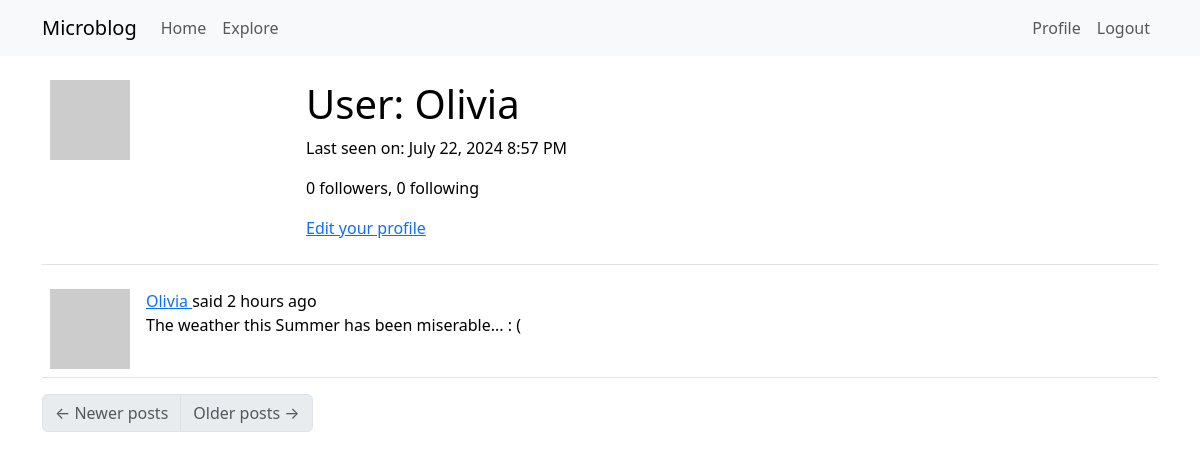
/user/Olivia (signed in), run on an earlier commit of the app's database.
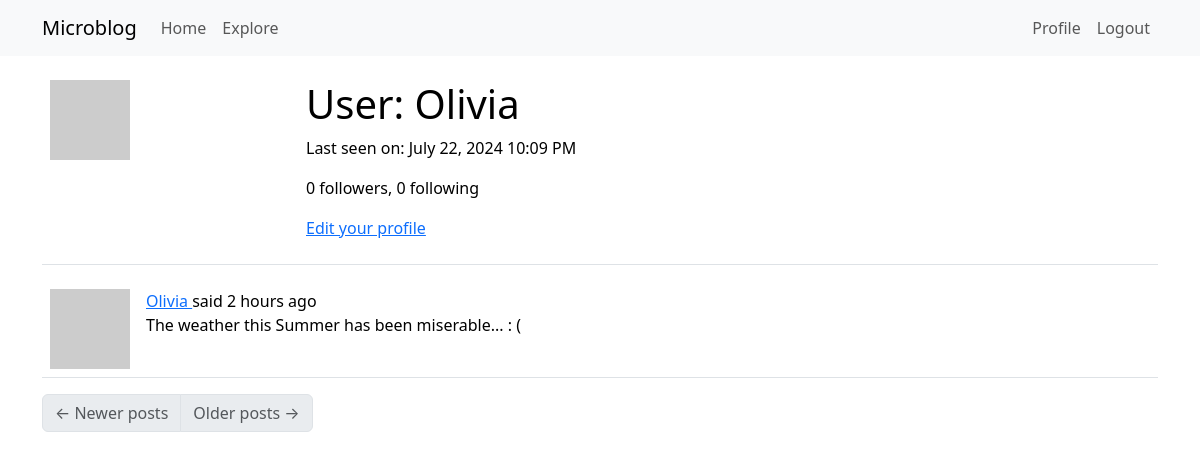
And on a later commit of the database.
### app/models.py (models this page shows, shortened)
class User(UserMixin, db.Model):
    id: so.Mapped[int] = so.mapped_column(primary_key=True)
    username: so.Mapped[str] = so.mapped_column(sa.String(64), index=True, unique=True)
    email: so.Mapped[str] = so.mapped_column(sa.String(120), index=True, unique=True)
    password_hash: so.Mapped[Optional[str]] = so.mapped_column(sa.String(256)) # 'Optional' allows for empty or nullable
    about_me: so.Mapped[Optional[str]] = so.mapped_column(sa.String(140))
    last_seen: so.Mapped[Optional[datetime]] = so.mapped_column(default=lambda: datetime.now(timezone.utc))
    following: so.WriteOnlyMapped['User'] = so.relationship(
        secondary=followers, primaryjoin=(followers.c.follower_id == id),
        secondaryjoin=(followers.c.followed_id == id),
        back_populates='followers',
        passive_deletes=True)
    followers: so.WriteOnlyMapped['User'] = so.relationship(
        secondary=followers, primaryjoin=(followers.c.followed_id == id),
        secondaryjoin=(followers.c.follower_id == id),
        back_populates='following',
        passive_deletes=True)
    posts: so.WriteOnlyMapped['Post'] = so.relationship(back_populates='author', passive_deletes=True) # This is not an actual database field, but a high-level view of the relationship between users and posts, and for that reason it isn't in the database diagram
    def avatar(self, size):
        digest = md5(self.email.lower().encode('utf-8')).hexdigest()
        return f'https://www.gravatar.com/avatar/{digest}?d=identicon&s={size}'
    def followers_count(self):
        query = sa.select(sa.func.count()).select_from(
            self.followers.select().subquery())
        return db.session.scalar(query)
    def following_count(self):
        query = sa.select(sa.func.count()).select_from(
            self.following.select().subquery())
        return db.session.scalar(query)

class Post(db.Model):
    id: so.Mapped[int] = so.mapped_column(primary_key=True)
    body: so.Mapped[str] = so.mapped_column(sa.String(140))
    timestamp: so.Mapped[datetime] = so.mapped_column(index=True, default=lambda: datetime.now(timezone.utc))
    user_id: so.Mapped[int] = so.mapped_column(sa.ForeignKey(User.id), index=True)
    language: so.Mapped[Optional[str]] = so.mapped_column(sa.String(5))
    author: so.Mapped[User] = so.relationship(back_populates='posts') # These two attributes (This and User.posts) allow the application to access the connected user and post entries

### app/routes.py (the view)
@app.route('/user/<username>')
@login_required
def user(username):
    user = db.first_or_404(sa.select(User).where(User.username == username))
    page = request.args.get('page', 1, type=int)
    query = user.posts.select().order_by(Post.timestamp.desc())
    posts = db.paginate(query, page=page,
                        per_page=app.config['POSTS_PER_PAGE'],
                        error_out=False)
    next_url = url_for('user', username=user.username, page=posts.next_num) \
        if posts.has_next else None
    prev_url = url_for('user', username=user.username, page=posts.prev_num) \
        if posts.has_prev else None
    form = EmptyForm()
    return render_template('user.html', user=user, posts=posts.items,
                           next_url=next_url, prev_url=prev_url, form=form)

### app/__init__.py (called while the page is built)
def get_locale():
    return request.accept_languages.best_match(app.config['LANGUAGES'])

### app/models.py (called while the page is built)
@login.user_loader
def load_user(id):
    return db.session.get(User, int(id))

### app/routes.py (called while the page is built)
@app.before_request
def before_request():
    if current_user.is_authenticated:
        current_user.last_seen = datetime.now(timezone.utc)
        db.session.commit()
    g.locale = str(get_locale())

### app/templates/user.html (shortened to what this page needs)
{% extends "base.html" %}
{% block content %}
    <table class="table table-hover">
        <tr>
            <td width="256px"><img src="{{ user.avatar(256) }}"></td>
            <td>
                <h1>{{ _('User') }}: {{ user.username }}</h1>
                {% if user.last_seen %}
                <p>{{ _('Last seen on') }}: {{ moment(user.last_seen).format('LLL') }}</p>
                {% endif %}
                <p>{{ _('%(count)d followers', count=user.followers_count()) }}, {{ _('%(count)d following', count=user.following_count()) }}</p>
                {% if user == current_user %}
                <p><a href="{{ url_for('edit_profile') }}">{{ _('Edit your profile') }}</a></p>
                {% endif %}
            </td>
        </tr>
    </table>
    {% for post in posts %}
        {% include '_post.html' %}
    {% endfor %}
    <nav aria-label="Post navigation">
        <ul class="pagination">
            <li class="page-item{% if not prev_url %} disabled{% endif %}">
                <a class="page-link" href="{{ prev_url }}">
                    <span aria-hidden="true">&larr;</span> {{ _('Newer posts') }}
                </a>
            </li>
            <li class="page-item{% if not next_url %} disabled{% endif %}">
                <a class="page-link" href="{{ next_url }}">
                    {{ _('Older posts') }} <span aria-hidden="true">&rarr;</span>
                </a>
            </li>
        </ul>
    </nav>
{% endblock %}

### app/templates/base.html (shortened to what this page needs)
<!doctype html>
<html lang="en">
  <head>
    <link
        href="https://cdn.jsdelivr.net/npm/bootstrap@5.3.2/dist/css/bootstrap.min.css"
        rel="stylesheet"
>
  </head>
  <body>
    <nav class="navbar navbar-expand-lg bg-body-tertiary">
      <div class="container">
        <a class="navbar-brand" href="{{ url_for('index') }}">Microblog</a>
        <div class="collapse navbar-collapse" id="navbarSupportedContent">
          <ul class="navbar-nav me-auto mb-2 mb-lg-0">
            <li class="nav-item">
              <a class="nav-link" aria-current="page" href="{{ url_for('index') }}">{{ _('Home') }}</a>
            </li>
            <li class="nav-item">
              <a class="nav-link" aria-current="page" href="{{ url_for('explore') }}">{{ _('Explore') }}</a>
            </li>
          </ul>
          <ul class="navbar-nav mb-2 mb-lg-0">
            {% if current_user.is_anonymous %}
            <li class="nav-item">
              <a class="nav-link" aria-current="page" href="{{ url_for('login') }}">{{ _('Login') }}</a>
            </li>
            {% else %}
            <li class="nav-item">
              <a class="nav-link" aria-current="page" href="{{ url_for('user', username=current_user.username) }}">{{ _('Profile') }}</a>
            </li>
            <li class="nav-item">
              <a class="nav-link" aria-current="page" href="{{ url_for('logout') }}">{{ _('Logout') }}</a>
            </li>
            {% endif %}
          </ul>
        </div>
      </div>
    </nav>
    <div class="container mt-3">
      {% block content %}{% endblock %}
    </div>
  </body>
</html>

### app/templates/_post.html (shortened to what this page needs)
<table class="table table-hover">
	<tr>
		<td width="70px">
			<a href="{{ url_for('user', username=post.author.username) }}">
				<img src="{{ post.author.avatar(70) }}" />
			</a>
		</td>
		<td>
			 {{ _('%(username)s said %(when)s', username=user_link,
			when=moment(post.timestamp).fromNow()) }}
			<br />
			<span id="post{{ post.id }}">{{ post.body }}</span>
		</td>
	</tr>
</table>

What changed in the data, as far as the page shows it:
changed User "Olivia": last_seen "July 22, 2024 8:57 PM" → "July 22, 2024 10:09 PM"
